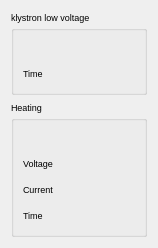
<?xml version="1.0" encoding="UTF-8"?>
<ui version="4.0">
 <class>klystronLV</class>
 <widget class="TaurusWidget" name="klystronLV">
  <property name="geometry">
   <rect>
    <x>0</x>
    <y>0</y>
    <width>158</width>
    <height>212</height>
   </rect>
  </property>
  <property name="windowTitle">
   <string>Form</string>
  </property>
  <layout class="QGridLayout" name="gridLayout_3">
   <item row="0" column="0">
    <widget class="TaurusGroupBox" name="lowVoltageGroup">
     <property name="font">
      <font>
       <pointsize>7</pointsize>
      </font>
     </property>
     <property name="title">
      <string>klystron low voltage</string>
     </property>
     <layout class="QGridLayout" name="gridLayout">
      <item row="0" column="0" colspan="3">
       <widget class="TaurusLabel" name="LV_Status">
        <property name="minimumSize">
         <size>
          <width>0</width>
          <height>20</height>
         </size>
        </property>
       </widget>
      </item>
      <item row="1" column="0">
       <widget class="QLabel" name="LV_TimeLabel">
        <property name="text">
         <string>Time</string>
        </property>
       </widget>
      </item>
      <item row="1" column="1" colspan="2">
       <widget class="TaurusLabel" name="LV_TimeValue">
        <property name="minimumSize">
         <size>
          <width>0</width>
          <height>20</height>
         </size>
        </property>
        <property name="suffixText">
         <string> s</string>
        </property>
       </widget>
      </item>
     </layout>
    </widget>
   </item>
   <item row="1" column="0">
    <widget class="TaurusGroupBox" name="taurusGroupBox_2">
     <property name="font">
      <font>
       <pointsize>7</pointsize>
      </font>
     </property>
     <property name="title">
      <string>Heating</string>
     </property>
     <layout class="QGridLayout" name="gridLayout_2">
      <item row="1" column="1">
       <widget class="TaurusLabel" name="heatVValue">
        <property name="minimumSize">
         <size>
          <width>0</width>
          <height>20</height>
         </size>
        </property>
        <property name="suffixText">
         <string> V</string>
        </property>
       </widget>
      </item>
      <item row="0" column="0" colspan="2">
       <widget class="TaurusLabel" name="heatStatus">
        <property name="minimumSize">
         <size>
          <width>0</width>
          <height>20</height>
         </size>
        </property>
       </widget>
      </item>
      <item row="1" column="0">
       <widget class="QLabel" name="heatVLabel">
        <property name="text">
         <string>Voltage</string>
        </property>
       </widget>
      </item>
      <item row="2" column="1">
       <widget class="TaurusLabel" name="heatIValue">
        <property name="minimumSize">
         <size>
          <width>0</width>
          <height>20</height>
         </size>
        </property>
        <property name="suffixText">
         <string> A</string>
        </property>
       </widget>
      </item>
      <item row="3" column="0">
       <widget class="QLabel" name="heatTLabel">
        <property name="text">
         <string>Time</string>
        </property>
       </widget>
      </item>
      <item row="3" column="1">
       <widget class="TaurusLabel" name="heatTValue">
        <property name="minimumSize">
         <size>
          <width>0</width>
          <height>20</height>
         </size>
        </property>
        <property name="suffixText">
         <string> s</string>
        </property>
       </widget>
      </item>
      <item row="2" column="0">
       <widget class="QLabel" name="heatILabel">
        <property name="text">
         <string>Current</string>
        </property>
       </widget>
      </item>
     </layout>
    </widget>
   </item>
   <item row="2" column="0">
    <spacer name="verticalSpacer">
     <property name="orientation">
      <enum>Qt::Vertical</enum>
     </property>
     <property name="sizeHint" stdset="0">
      <size>
       <width>20</width>
       <height>40</height>
      </size>
     </property>
    </spacer>
   </item>
  </layout>
 </widget>
 <customwidgets>
  <customwidget>
   <class>TaurusWidget</class>
   <extends>QWidget</extends>
   <header>taurus.qt.qtgui.container</header>
   <container>1</container>
  </customwidget>
  <customwidget>
   <class>TaurusLabel</class>
   <extends>QLabel</extends>
   <header>taurus.qt.qtgui.display</header>
  </customwidget>
  <customwidget>
   <class>TaurusGroupBox</class>
   <extends>QGroupBox</extends>
   <header>taurus.qt.qtgui.container</header>
   <container>1</container>
  </customwidget>
 </customwidgets>
 <resources/>
 <connections/>
</ui>
